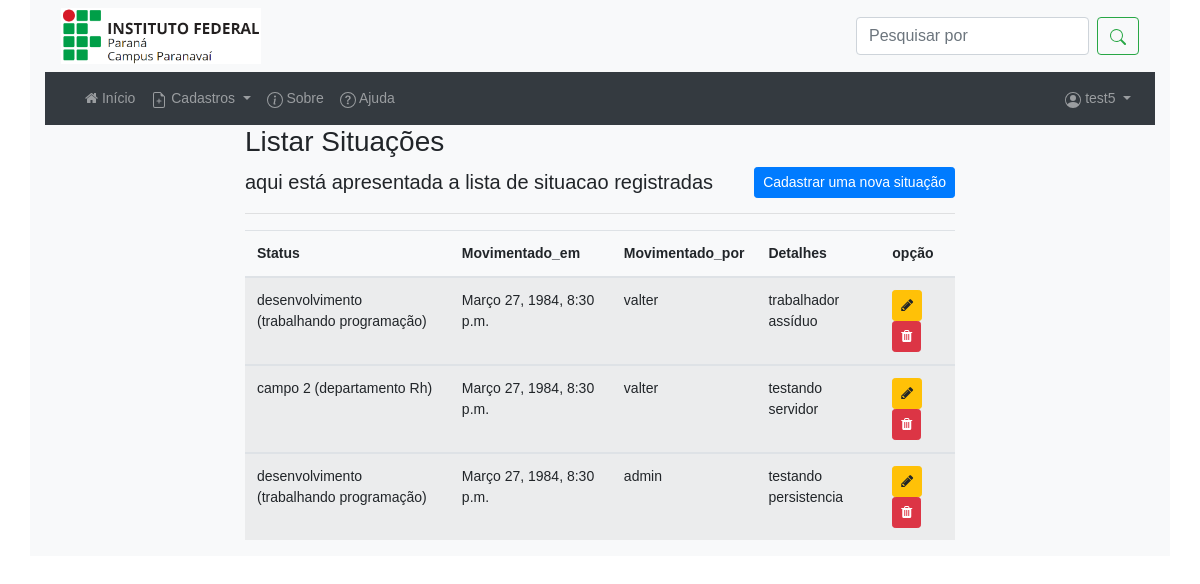
Screenshot of /listar/situacoes/ (signed in) with the database file from the repository.
### cadastros/models.py (models this page shows, shortened)
class Situacao(models.Model):
     status = models.ForeignKey(Status, on_delete= models.PROTECT)
     movimentado_em = models.DateTimeField(verbose_name="Movimento-em")
     movimentado_por = models.ForeignKey(User, on_delete= models.PROTECT)
     detalhes = models.CharField(max_length=255, verbose_name="Detalhes", null=True, blank=True)

class Status(models.Model):
    descricao = models.CharField(max_length=150, verbose_name="Descrição")
    nome = models.CharField(max_length=50)
    def __str__(self):
       return "{} ({})".format(self.nome, self.descricao)

### cadastros/views.py (the view)
# urls.py: path('listar/situacoes/', SituacaoList.as_view(), name='listar-situacao'),
class SituacaoList(LoginRequiredMixin, ListView):
    login_url = reverse_lazy("login")
    model = Situacao
    template_name = 'cadastros/lista/situacao.html'
    def get_context_data(self, *args, **kwargs):
        context = super().get_context_data(*args, **kwargs)
        context["titulo"] = "Listar Situações"
        return context

### cadastros/templates/cadastros/lista/situacao.html (shortened to what this page needs)
{% extends 'paginas/modelo.html' %}
{% load static %}
{% block conteudo %}
<div class="container col-8">
    <h3>{{ titulo }}</h3>
    <a href="{% url 'cadastrar-situacao' %}" class="btn btn-primary btn-sm float-right">Cadastrar uma nova situação</a>
    <p class="lead">aqui está apresentada a lista de situacao registradas</p>
    <hr>
    <div class="table-responsive">
        <table class="table table-striped" id="tabela-situacao">
            <thead>
                <tr>
                    <th>Status</th>
                    <th>Movimentado_em</th>
                    <th>Movimentado_por</th>
                    <th>Detalhes</th>
                    <th>opção</th>
                </tr>
            </thead>
            {% for situacao in object_list %}
            <tbody>
                <tr>
                    <td>{{situacao.status}}</td>
                    <td>{{situacao.movimentado_em}}</td>
                    <td>{{situacao.movimentado_por}}</td>
                    <td>{{situacao.detalhes}}</td>
                    <td>
                        <a href="{% url 'editar-situacao' situacao.pk %}" class="btn btn-warning btn-sm" title="Editar">
                            <i class="fa fa-pencil" aria-hidden="true"></i>
                        </a>
                        <a href="{% url 'deletar-situacao' situacao.pk %}" class="btn btn-danger btn-sm"
                            title="Excluir">
                            <i class="fa fa-trash" aria-hidden="true"></i>
                        </a>
                    </td>
                </tr>
                {% empty %}
                <td colspan="3">Nenhum campo registrado.</td>
                {% endfor %}
            </tbody>
        </table>
    </div>
</div>
{% endblock %}

### paginas/templates/paginas/modelo.html (shortened to what this page needs)
{% load static %}
<!DOCTYPE html>
<html lang="pt-br">
<head>
    <link rel="stylesheet" href="{% static 'css/bootstrap.min.css' %}">
    <link rel="stylesheet" href="{% static 'assets/css/demo.css' %}">
    <link rel="stylesheet" href="{% static 'assets/css/Footer-with-button-logo.css' %}">
    <link rel="stylesheet" href=" http://cdnjs.cloudflare.com/ajax/libs/font-awesome/4.6.3/css/font-awesome.min.css ">
    <link rel="stylesheet" type="text/css" href="https://cdn.datatables.net/v/bs4/dt-1.10.23/datatables.min.css" />
</head>
<body>
    <div class="bg-light container-sm">
        {% block top %}
        <nav class="navbar navbar-light bg-light">
            <img src="{% static 'img/ifpr-logo.png' %}" style="width: 200px;" class="img-fluid" alt="Responsive image">
            <form class="form-inline">
                <input class="form-control mr-sm-2" type="search" placeholder="Pesquisar por" aria-label="Search">
                <p class="mb-0">
                    <button type="submit" class="btn btn-outline-success my-2 my-sm-0">
                    </button>
                </p>
            </form>
        </nav>
        {% endblock %}
        {% block menu %}
        <nav class="navbar navbar-dark bg-dark navbar-expand-lg ">
            <div class="collapse navbar-collapse" id="navbarNavDropdown">
                <ul class="navbar-nav mr-auto ">
                    <li class="nav-item">
                        <a class="nav-link" href="{% url 'index' %}">
                            <i class="fa fa-home" aria-hidden="true"></i>
                            Início
                        </a>
                    </li>
                    {% if request.user.is_authenticated %}
                    <li class="nav-item dropdown">
                        <a class="nav-link dropdown-toggle" href="#" id="navbarDropdownMenuLink" role="button"
                            data-toggle="dropdown" aria-haspopup="true" aria-expanded="false">
                            Cadastros
                        </a>
                    </li>
                    {% endif %}
                    <li class="nav-item">
                        <a class="nav-link" href="{% url 'sobre' %}"> Sobre</a>
                    </li>
                    <li class="nav-item">
                        <a class="nav-link" href="#"> Ajuda</a>
                    </li>
                </ul>
                <ul class="navbar-nav ml-auto">
                    {% if request.user.is_authenticated %}
                    <li class="nav-item dropdown ">
                        <a class="nav-link dropdown-toggle" href="#" id="navbarDropdownMenuLink" role="button"
                            data-toggle="dropdown" aria-haspopup="true" aria-expanded="false">
                            <span id="username">{{ request.user }}</span>
                        </a>
                    </li>
                    {% endif %}
                </ul>
            </div>
        </nav>
        {% endblock %}
        {% block conteudo %}{% endblock %}
    </div>
</body>
</html>

### static/assets/css/demo.css (style rules this page uses)
html { background-color: #efefef; }
body { font:14px/1.5 Arial, Helvetica, sans-serif; margin:0; display: flex; height: 100vh; align-items: stretch; }

### static/assets/css/footer-with-button-logo.css (style rules this page uses)
html { height: 100%; }
body { display: flex; display: -webkit-flex; flex-direction: column; -webkit-flex-direction: column; height: 100%; }

### rows the page displays
Situacao: status "desenvolvimento (trabalhando programação)", movimentado_em "Março 27, 1984, 8:30 p.m.", movimentado_por "valter", detalhes "trabalhador assíduo"
Situacao: status "campo 2 (departamento Rh)", movimentado_em "Março 27, 1984, 8:30 p.m.", movimentado_por "valter", detalhes "testando servidor"
Situacao: status "desenvolvimento (trabalhando programação)", movimentado_em "Março 27, 1984, 8:30 p.m.", movimentado_por "admin", detalhes "testando persistencia"

### other values shown
{{ request.user }} "test5"
{{ titulo }} "Listar Situações"
